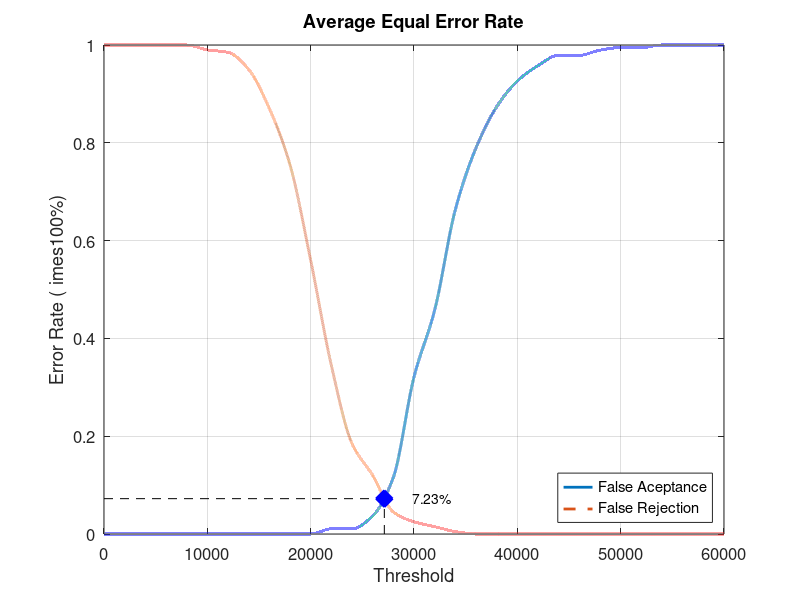
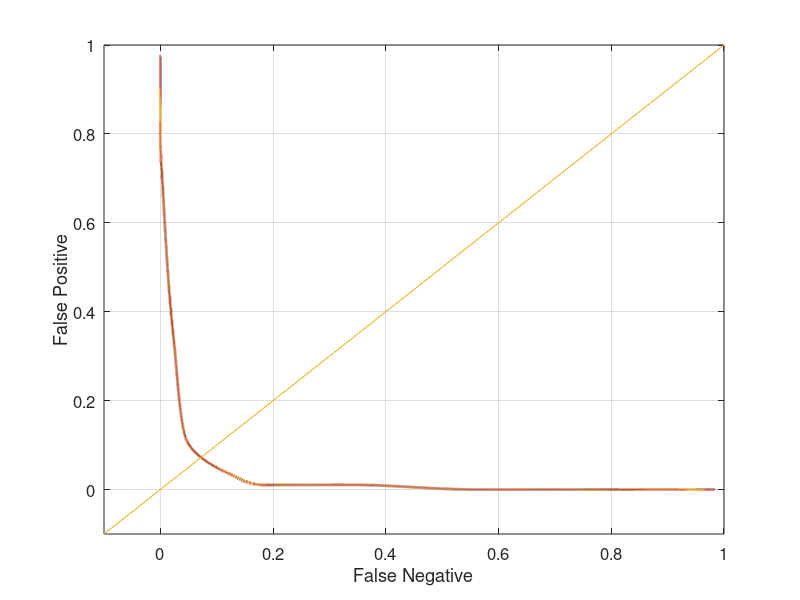

These figures' MATLAB source, in order:
close all;
clear;
clc;
x = 0:2000:60000;
xq = 0:0.5:60000;

y0 = [0 0 0 0 0 0 0 0 0 0 0 0.0105263 0.0105263 0.0368421 0.115789 0.321053 0.457895 0.663158 0.789474 0.873684 0.926316 0.957895 0.978947 0.978947 0.989474 0.994737 0.994737 1 1 1 1]
yy0 = interp1(x, y0, xq, 'pchip');
y1 = [1 1 1 1 1 0.99 0.985 0.95 0.87 0.755 0.56 0.345 0.185 0.12 0.045 0.025 0.015 0.005 0 0 0 0 0 0 0 0 0 0 0 0 0]
yy1 = interp1(x, y1, xq, 'pchip');

% Calculating EER: 
y2 = abs(y0 - y1);
find(y2 == min(y2))
yy2 = abs(yy0 - yy1);
xEER = find(yy2 == min(yy2));
xEERIndex = xq(xEER) % X-axis EER
yEER = yy0(xEER) % Y-axis EER

main = figure
plot(xq, yy0,'-','LineWidth', 2);	hold on
plot(xq, yy1,'--','LineWidth', 2);	hold on
plot([xEERIndex xEERIndex], [0 yEER], 'k--');	hold on
plot([0 xEERIndex], [yEER yEER], 'k--');	hold on
plot(xEERIndex, yEER, 'bx', 'LineWidth', 10);	hold on
text(xEERIndex + 10 * xEERIndex / 100, yEER, [num2str(round((10000 * yEER)) / 100) '%'])
legend('False Aceptance', 'False Rejection', 'Location', 'SouthEast')
xlabel('Threshold')
ylabel('Error Rate (	imes100%)')
title('Average Equal Error Rate')
set(gca, 'FontSize', 12)
axis([0 60000 0 1])
grid on

print(main, 'Database4_2Main', '-dpng');
FNRxFPR = figure('Color', [1 1 1]);
plot(yy1, yy0, '-', yy1, yy0, 'LineWidth', 2);
hold on
y = -0.1:0.1:1
plot(y, y); 
set(gca, 'FontSize', 12)
xlabel('False Negative')
ylabel('False Positive')
axis([-0.1 1 -0.1 1])
set(gca, 'FontSize', 12)
grid on

print(FNRxFPR, 'Database4_2FNRxFPR','-dpng');
